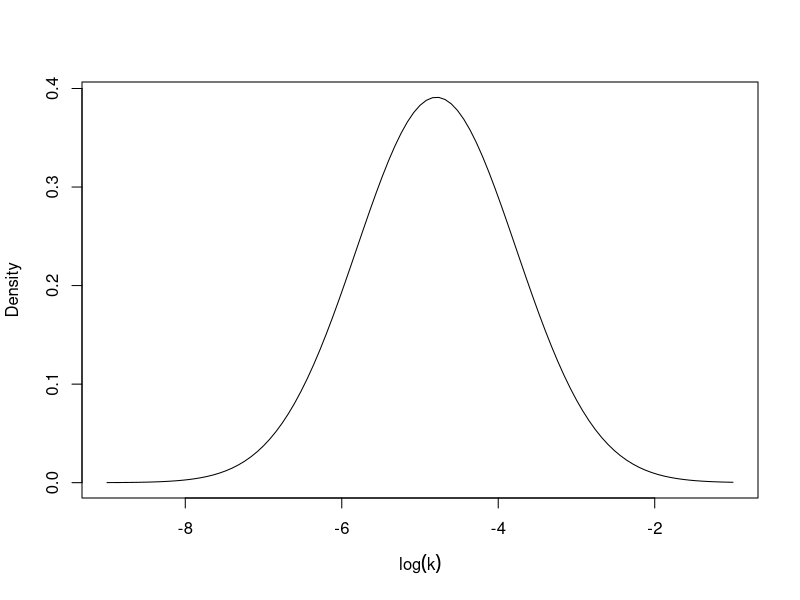

Here is the R script that generated this plot: (Note: this script raises an error after producing the figure.)
library('truncnorm')

# Check log(k) and beta distributions
x <- seq(-10, 4, length=100)
curve(dnorm(x, -4.79, 1.02), -9, -1, xlab = expression(log(k)), ylab = 'Density')

curve(dnorm(x, 0, sd_small), -5, 5, xlab = expression(s_log(k)), ylab = 'Density', col = 'blue')
curve(dnorm(x, 0, sd_medium), -5, 5, add = TRUE, col = 'red')
curve(dnorm(x, 0, sd_large), -5, 5, add = TRUE, col = 'green')
legend("topright", legend = c(paste("sd = ", round(sd_small, 2)), 
                              paste("sd = ", round(sd_medium, 2)),
                              paste("sd = ", round(sd_large, 2))),
       col = c("blue", "red", "green"), lwd = 2, cex = 0.7)

logistic_function <- function(x, k, x0){
  return(1 / (1 + exp(-k * (x - x0))))
}

x <- seq(0, 1, length = 100)

curve(logistic_function(x, 5, 0.4))

curve(dtruncnorm(x, mean = .46, sd = 0.44, a = 0, b = Inf)*logistic_function(x, 20, 0.2), 0, 2)

curve(dtruncnorm(x, mean = .46, sd = 0.44, a = 0, b = Inf), 0, 2)
curve(logistic_function(x, 1000, 0.01))


# Simulate single subjects and print choice stats
get_subj_stats <- function(data_params){
  data <- data_params$data
  params <- data_params$params
  num_ll_choices <- sum(data$choice)
  print(paste("% ll choices = ", num_ll_choices/nrow(data)))
  
  log_k <- params$log_k
  log_k_cond <- params$log_k_cond
  data$sv <- data$ll/(1+exp(log_k+log_k_cond*data$condition)*data$delay)
  data$consistency <- ifelse(data$sv > data$ss & data$choice == 1, 1, 0)
  num_consistent_trials <- sum(data$consistency)
  print(paste("% consistent choices = ", num_consistent_trials/nrow(data)))
}

ss <- 20
ss_ratios <- c(1.01, 1.02, 1.05, 1.10, 1.15, 1.25, 1.35, 1.45, 
               1.65, 1.85, 2.05, 2.25, 2.65, 3.05, 3.45, 3.85)
delays <- c(1, 3, 5, 8, 14, 30, 60, 120)
num_trials <- 128

log_k <- -6
beta <- 5

subj <- simulate(1, log_k, 0, 0.1, beta, 0, num_trials, ss, ss_ratios, delays)
get_subj_stats(subj)
